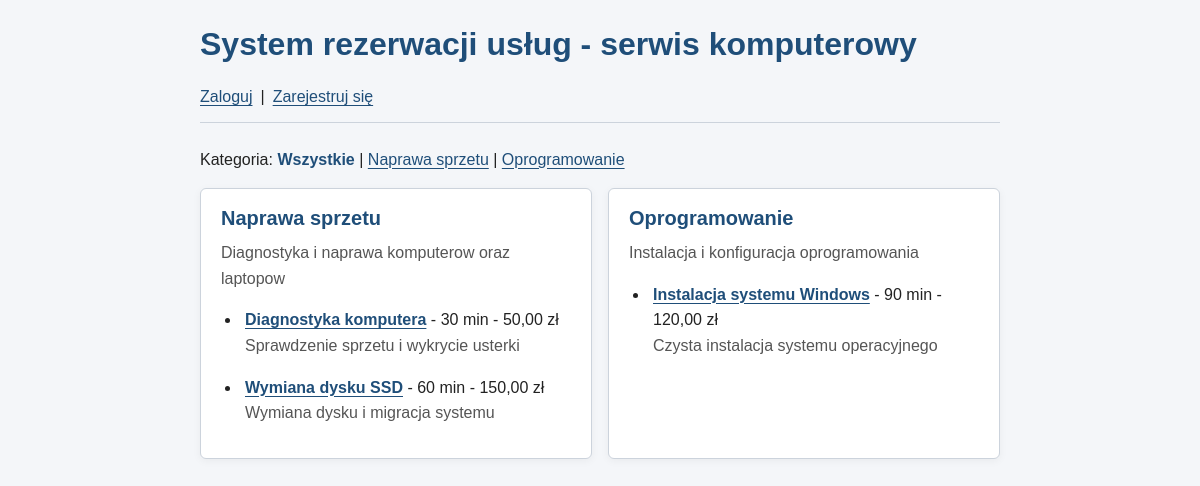
The page / on the database its author committed.
### tables this page shows
CREATE TABLE kategorie_uslug (
    id INT AUTO_INCREMENT PRIMARY KEY,
    nazwa VARCHAR(100) NOT NULL,
    opis TEXT
);

CREATE TABLE uslugi (
    id INT AUTO_INCREMENT PRIMARY KEY,
    kategoria_id INT NOT NULL,
    nazwa VARCHAR(100) NOT NULL,
    opis TEXT,
    czas_trwania INT NOT NULL,
    cena DECIMAL(8,2) NOT NULL,
    aktywna TINYINT(1) NOT NULL DEFAULT 1,
    FOREIGN KEY (kategoria_id) REFERENCES kategorie_uslug(id) ON DELETE RESTRICT,
    CHECK (czas_trwania > 0),
    CHECK (cena >= 0)
);

### includes/auth.php (called while the page is built, shortened)
<?php
function zalogowany(): bool
{
    return isset($_SESSION['user_id'])
        && is_int($_SESSION['user_id'])
        && $_SESSION['user_id'] > 0;
}

### public/index.php (the view, shortened to what this page needs)
<?php
require_once __DIR__ . '/../includes/auth.php';
require_once __DIR__ . '/../config/database.php';
if (!function_exists('e')) {
    function e(?string $wartosc): string
    {
        return htmlspecialchars($wartosc ?? '', ENT_QUOTES | ENT_SUBSTITUTE, 'UTF-8');
    }
}
$wybranaKategoria = isset($_GET['kategoria']) && is_string($_GET['kategoria']) && ctype_digit($_GET['kategoria'])
    ? (int) $_GET['kategoria']
    : 0;
$wszystkieKategorie = $pdo->query('SELECT id, nazwa FROM kategorie_uslug ORDER BY nazwa')->fetchAll(PDO::FETCH_ASSOC);
$stmt = $pdo->prepare(
    'SELECT k.id AS kategoria_id,
            k.nazwa AS kategoria_nazwa,
            k.opis AS kategoria_opis,
            u.id AS usluga_id,
            u.nazwa AS usluga_nazwa,
            u.opis AS usluga_opis,
            u.czas_trwania,
            u.cena
     FROM kategorie_uslug k
     LEFT JOIN uslugi u ON u.kategoria_id = k.id AND u.aktywna = 1
     WHERE ? = 0 OR k.id = ?
     ORDER BY k.nazwa, u.nazwa'
);
$stmt->execute([$wybranaKategoria, $wybranaKategoria]);
$wyniki = $stmt->fetchAll(PDO::FETCH_ASSOC);
$kategorie = [];
foreach ($wyniki as $wiersz) {
    $id = (int) $wiersz['kategoria_id'];
    $kategorie[$id] ??= [
        'nazwa'  => $wiersz['kategoria_nazwa'],
        'opis'   => $wiersz['kategoria_opis'],
        'uslugi' => [],
    ];
    if ($wiersz['usluga_nazwa'] !== null) {
        $kategorie[$id]['uslugi'][] = [
            'id'           => (int) $wiersz['usluga_id'],
            'nazwa'        => $wiersz['usluga_nazwa'],
            'opis'         => $wiersz['usluga_opis'],
            'czas_trwania' => (int) $wiersz['czas_trwania'],
            'cena'         => number_format((float) $wiersz['cena'], 2, ',', ' '),
        ];
    }
}
$zalogowany = zalogowany();
$imie       = $_SESSION['user_imie'] ?? '';
$rola       = $_SESSION['user_rola'] ?? '';
?>
<!DOCTYPE html>
<html lang="pl">
<head>
    <link rel="stylesheet" href="../css/style.css">
</head>
<body>
    <h1>System rezerwacji usług - serwis komputerowy</h1>
    <nav>
        <?php if ($zalogowany): ?>
            <span>Witaj, <?= e($imie) ?></span>
            | <a href="<?= e(adresPanelu($rola)) ?>">Mój panel</a>
            | <a href="wyloguj.php">Wyloguj</a>
        <?php else: ?>
            <a href="logowanie.php">Zaloguj</a>
            | <a href="rejestracja.php">Zarejestruj się</a>
        <?php endif; ?>
    </nav>
    <p class="filtr-kategorii">
        Kategoria:
        <a href="index.php"<?= $wybranaKategoria === 0 ? ' aria-current="page"' : '' ?>>Wszystkie</a>
        <?php foreach ($wszystkieKategorie as $k): ?>
            | <a href="index.php?kategoria=<?= (int) $k['id'] ?>"<?= (int) $k['id'] === $wybranaKategoria ? ' aria-current="page"' : '' ?>><?= e($k['nazwa']) ?></a>
        <?php endforeach; ?>
    </p>
    <main class="uslugi">
        <?php foreach ($kategorie as $kategoria): ?>
            <section class="kategoria">
                <h2><?= e($kategoria['nazwa']) ?></h2>
                <?php if ($kategoria['opis']): ?>
                    <p><?= e($kategoria['opis']) ?></p>
                <?php endif; ?>
                <?php if ($kategoria['uslugi']): ?>
                    <ul>
                        <?php foreach ($kategoria['uslugi'] as $usluga): ?>
                            <li>
                                <strong><a href="usluga.php?id=<?= $usluga['id'] ?>"><?= e($usluga['nazwa']) ?></a></strong>
                                - <?= $usluga['czas_trwania'] ?> min
                                - <?= $usluga['cena'] ?> zł
                                <?php if ($usluga['opis']): ?>
                                    <p><?= e($usluga['opis']) ?></p>
                                <?php endif; ?>
                            </li>
                        <?php endforeach; ?>
                    </ul>
                <?php else: ?>
                    <p>Brak aktywnych usług w tej kategorii.</p>
                <?php endif; ?>
            </section>
        <?php endforeach; ?>
    </main>
</body>
</html>

### css/style.css (style rules this page uses)
:root { color-scheme: light; --kolor-glowny: #1f4e79; --kolor-glowny-hover: #173b5d; --kolor-tlo: #f4f6f9; --kolor-powierzchni: #fff; --kolor-tekst: #222; --kolor-tekst-pomocniczy: #555; --kolor-ramka: #ccd3dc; --kolor-blad: #b3261e; --kolor-blad-tlo: #fdecea; --kolor-sukces: #1e7b34; --kolor-sukces-tlo: #e8f5ec; --szerokosc-tresci: 800px; --szerokosc-formularza: 420px; --odstep-xs: 4px; --odstep-sm: 8px; --odstep-md: 12px; --odstep-lg: 16px; --odstep-xl: 24px; --odstep-xxl: 32px; --promien: 6px; --cien: 0 2px 8px rgb(0 0 0 / 5%); --przejscie: 0.2s ease; }
*, *::before, *::after { box-sizing: border-box; }
html { -webkit-text-size-adjust: 100%; text-size-adjust: 100%; }
body { margin: 0; padding: 0 var(--odstep-lg) var(--odstep-xxl); font-family: Arial, Helvetica, sans-serif; font-size: 16px; line-height: 1.6; color: var(--kolor-tekst); background: var(--kolor-tlo); }
h1, h2, p { margin-top: 0; }
h1 { max-width: var(--szerokosc-tresci); margin: var(--odstep-xl) auto var(--odstep-sm); color: var(--kolor-glowny); font-size: clamp(1.5rem, 4vw, 2rem); line-height: 1.25; }
h2 { margin-bottom: var(--odstep-sm); color: var(--kolor-glowny); font-size: 1.25rem; line-height: 1.35; }
nav { display: flex; flex-wrap: wrap; align-items: center; gap: var(--odstep-sm); max-width: var(--szerokosc-tresci); margin: 0 auto var(--odstep-xl); padding: var(--odstep-md) 0; border-bottom: 1px solid var(--kolor-ramka); }
a { color: var(--kolor-glowny); text-underline-offset: 3px; transition: color var(--przejscie); }
.uslugi { display: grid; grid-template-columns: 1fr; gap: var(--odstep-lg); width: 100%; max-width: var(--szerokosc-tresci); margin: 0 auto; }
.kategoria { min-width: 0; margin: 0; padding: var(--odstep-lg) 20px; background: var(--kolor-powierzchni); border: 1px solid var(--kolor-ramka); border-radius: var(--promien); box-shadow: var(--cien); }
.kategoria p { color: var(--kolor-tekst-pomocniczy); }
.kategoria ul { margin-bottom: 0; padding-left: 20px; }
.kategoria li { padding-left: var(--odstep-xs); }
.kategoria li + li { margin-top: var(--odstep-md); }
.kategoria li strong { color: var(--kolor-tekst); }
@media (min-width: 700px) { .uslugi { grid-template-columns: repeat(2, minmax(0, 1fr)); } }
.filtr-kategorii { max-width: var(--szerokosc-tresci); margin: 0 auto var(--odstep-lg); }
.filtr-kategorii a[aria-current="page"], .kroki .aktywny { font-weight: 700; text-decoration: none; }

### rows shown on the page
kategorie_uslug: nazwa "Naprawa sprzetu"
kategorie_uslug: nazwa "Oprogramowanie"
uslugi: nazwa "Diagnostyka komputera", czas_trwania "30", cena "50,00", opis "Sprawdzenie sprzetu i wykrycie usterki"
uslugi: nazwa "Wymiana dysku SSD", czas_trwania "60", cena "150,00", opis "Wymiana dysku i migracja systemu"
uslugi: kategoria.nazwa "Oprogramowanie", kategoria.opis "Instalacja i konfiguracja oprogramowania", nazwa "Instalacja systemu Windows", czas_trwania "90", cena "120,00", opis "Czysta instalacja systemu operacyjnego"

### other values the page prints
$kategoria['nazwa'] "Naprawa sprzetu"
$kategoria['opis'] "Diagnostyka i naprawa komputerow oraz laptopow"
